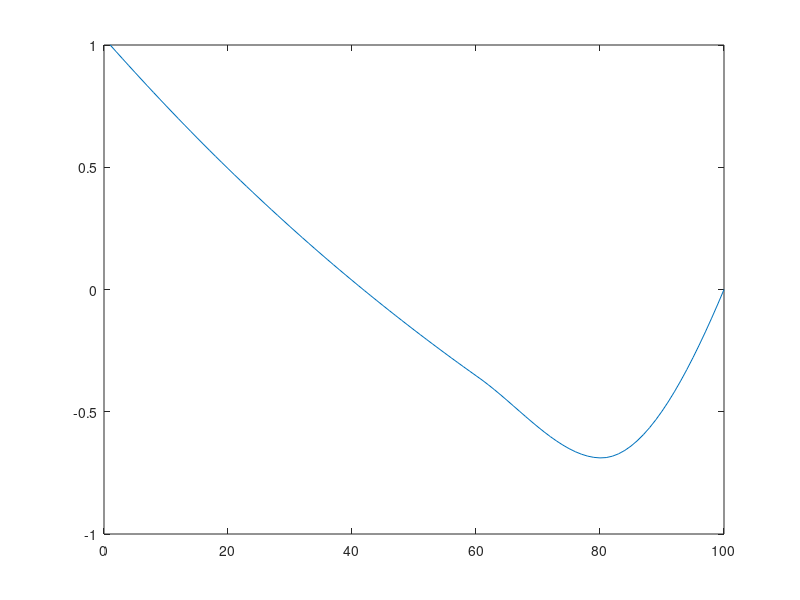
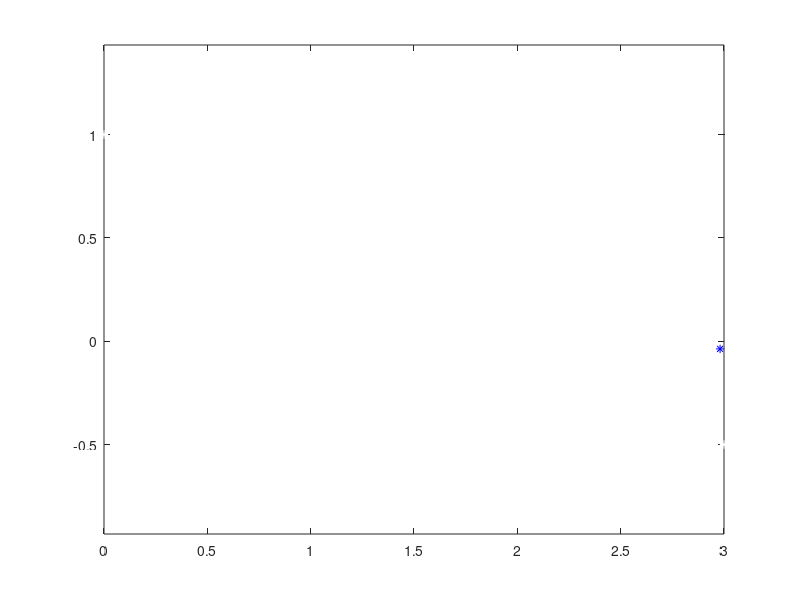

The MATLAB script that drew these images, in order:
function find_optimal_curve()

  height = 1;
  width = 3 * height;


  interior_points = height - linspace(0, height, 6);
  interior_points = fminunc(@(x)(optimize_interior_point(width, height, x)), interior_points(2:(end-1)));
  %interior_points
  x_points = linspace(0, width, length(interior_points) + 2)
  y_points = cat(2, [height], (interior_points), [0]);
  interior_points
  curve=@(x)(interp1_normalized_curve(x_points, y_points, x));
  curve_gradient=@(x)(interp1_normalized_curve_gradient(x_points, y_points, x));

  y = [];
  for x=linspace(0, width, 100),
    y = [y; curve(x)];
  end
  clf;
  figure(2);
  t = simulate(width, height, curve, curve_gradient, 1);
  figure(1);
  plot(y);
  return

function t = optimize_interior_point(width, height, interior_points)
  x_points = linspace(0, width, length(interior_points) + 2);
  y_points = cat(2, [height], (interior_points), [0]);

  curve=@(x)(interp1_normalized_curve(x_points, y_points, x));
  curve_gradient=@(x)(interp1_normalized_curve_gradient(x_points, y_points, x));
  t = simulate(width, height, curve, curve_gradient)
  sprintf("%f\n", t)
  return;
  
function r=interp1_normalized_curve(x_points, y_points, x)
  if x <= x_points(1),
    r = y_points(1);
  elseif x >= x_points(end),
    r = y_points(end);
  else
    r = interp1(x_points, y_points, x, 'pchip');
  end
  return;

function g=interp1_normalized_curve_gradient(x_points, y_points, x)
    dx = 1e-4;
    g = (interp1_normalized_curve(x_points, y_points, x + dx) - interp1_normalized_curve(x_points, y_points, x - dx)) / (2 * dx);
    return

function t = simulate(width, height, curve, curve_gradient, plotting)
  % Set up the initial position so that (0, 0) is where ramp meets ground.
  pos = [0, height];
  opos = pos;
  v = [0, 0];
  dt = 0.025;
  t = 0;

  if nargin < 5,
    plotting = 0;
  end

  while pos(1) < width,
    if plotting,
      clf;
      plot([0, width], [height, -height / 2], 'w*'); hold on;
      plot([pos(1)], [pos(2)], 'b*');
      axis equal;
      drawnow;
      pause(0.025);
    end

   
    slope_dy = curve_gradient(pos(1));
    slope_dx = 1;
    l = norm([slope_dx, slope_dy]);
    
    slope_dx /= l;
    slope_dy /= l;

    g = -9.81;
    dy = pos(2) - curve(pos(1));

    if plotting,
      display(sprintf('Energy top: %f', 9.81 * pos(2) + 0.5 * norm(v)^2 ))
      display(sprintf('dy: %f, slope_dy: %f', dy, slope_dy));
    end

    
    if (dy > 0)
      ratio_applied = min(1, dy / dt);
      if plotting,
	sprintf('ratio_applied:%f\n', ratio_applied)
      end
      a = [0, ratio_applied] * g;
      v += (a * dt);
      g *= (1 - ratio_applied);
    end
    a = [slope_dx, slope_dy] * slope_dy * g;
    v += (a * dt);

    %v = v * (max(0.001, norm(v) - 0.0 * dt)) / (norm(v)); % some friction
    last_pos = pos;

    pos += v * dt;

    dy = pos(2) - curve(pos(1));
    if dy < 0 && slope_dy > 0,
      if plotting,
	display(sprintf('Energy before: %f', 9.81 * pos(2) + 0.5 * norm(v)^2 ))
      end
      % This can't be free energy take away from velocity
      pos(2) -= dy;

      % 0.5 * (norm(v1)^2 - norm(v0)^2) = dy * 9.81
      %  (2*v0*dx + dx^2) = dy * 9.81 / 0.5
      % dx^2 + 2 * v0 * dx - dy * 9.81 / 0.5
      ps = [1, 2 * norm(v), -dy * 9.81 / 0.5];
      s1 = (-ps(2) + sqrt(max(0, ps(2)*ps(2) - 4 * ps(3)))) /2;
      s2 = (-ps(2) - sqrt(max(0, ps(2)*ps(2) - 4 * ps(3)))) /2;
      s = s2;
      if abs(s2) > norm(v)
	s=s1;
	% ps(1) * s * s + ps(2) *s + ps(3)
      end
      norm_before = norm(v);
      v = v * max(0.0, norm(v) + s) / (norm(v));
      norm_after = norm(v);

      if plotting,
	dy
	display(sprintf('%f %f norm(v)=%f, %f\n', s1, s2, norm(v), s))
	sprintf("%f %f\n", 0.5 * (norm_after^2 - norm_before^2), dy * 9.81)
	display(sprintf('Energy after: %f', 9.81 * pos(2) + 0.5 * norm(v)^2 ))
      end


    elseif dy < 0,
      pos(2) -= dy;
    end

    t += dt;

    if plotting,
      display(sprintf('Energy: %f', 9.81 * pos(2) + 0.5 * norm(v)^2 ))
    end
  end

  t -= dt * (pos(1) - width) / (pos(1) - last_pos(1));
  return;
